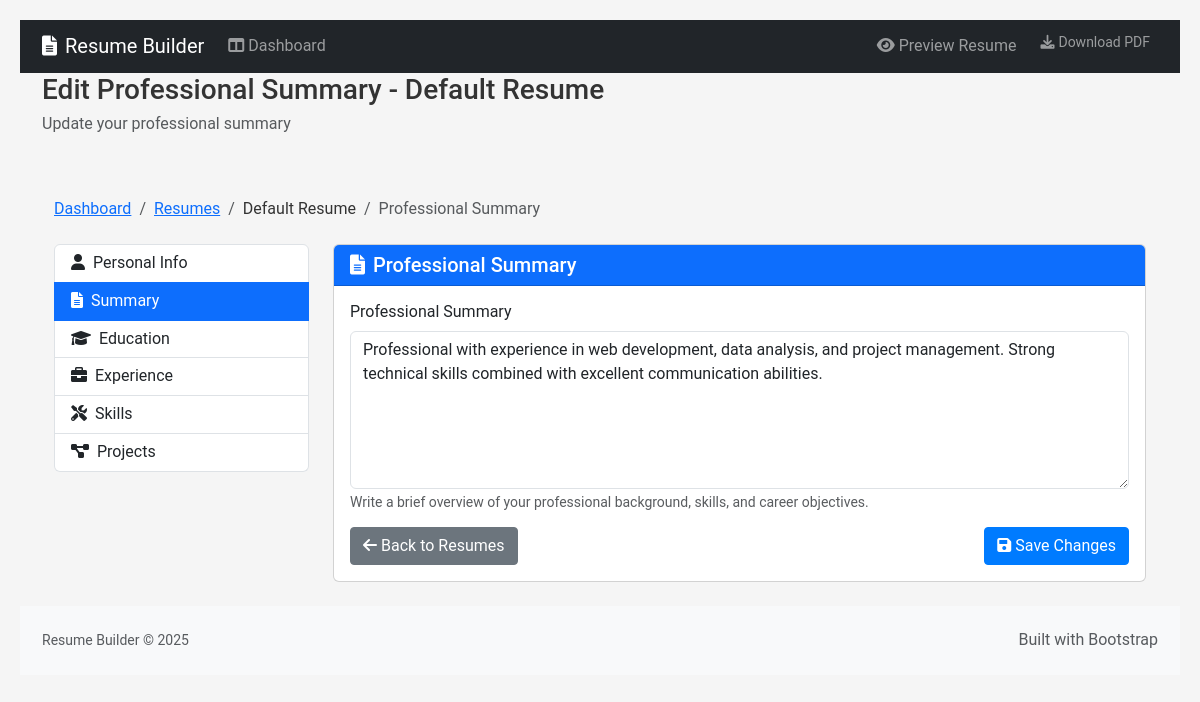
The page /edit_sections/summary.php on the database its author committed.
### tables this page shows
CREATE TABLE resumes (
                id INTEGER PRIMARY KEY,
                name TEXT NOT NULL,
                description TEXT,
                is_default INTEGER DEFAULT 0,
                created_at TIMESTAMP DEFAULT CURRENT_TIMESTAMP,
                updated_at TIMESTAMP DEFAULT CURRENT_TIMESTAMP
            );

CREATE TABLE summary (
                id INTEGER PRIMARY KEY,
                resume_id INTEGER,
                content TEXT NOT NULL,
                updated_at TIMESTAMP DEFAULT CURRENT_TIMESTAMP,
                FOREIGN KEY (resume_id) REFERENCES resumes(id) ON DELETE CASCADE
            );

### database/db.php (called while the page is built, shortened)
<?php
class ResumeDB {
    private $db;
    private static $instance = null;
    private function __construct() {
        $dbFile = __DIR__ . '/resume.sqlite';
        $createTables = !file_exists($dbFile);
        try {
            $this->db = new PDO('sqlite:' . $dbFile);
            $this->db->setAttribute(PDO::ATTR_ERRMODE, PDO::ERRMODE_EXCEPTION);
        } catch (PDOException $e) {
            die("Database connection failed: " . $e->getMessage());
        }
    }
    public static function getInstance() {
        if (self::$instance === null) {
            self::$instance = new ResumeDB();
        }
        return self::$instance;
    }
    public function querySingle($sql, $params = []) {
        try {
            $stmt = $this->db->prepare($sql);
            $stmt->execute($params);
            return $stmt->fetch(PDO::FETCH_ASSOC);
        } catch (PDOException $e) {
            die("Query failed: " . $e->getMessage());
        }
    }
}

### edit_sections/common.php (the view, shortened to what this page needs)
<?php
function getResumeId($db) {
    $resumeId = isset($_GET['resume_id']) ? (int)$_GET['resume_id'] : null;
    if (!$resumeId) {
        $defaultResume = $db->querySingle("SELECT id FROM resumes WHERE is_default = 1");
        $resumeId = $defaultResume ? $defaultResume['id'] : null;
    }
    return $resumeId;
}
function getResumeName($db, $resumeId) {
    $resume = $db->querySingle("SELECT name FROM resumes WHERE id = ?", [$resumeId]);
    return $resume ? $resume['name'] : 'Unknown Resume';
}
function displaySectionNav($resumeId, $currentSection) {
    $sections = [
        'personal_info' => ['name' => 'Personal Info', 'icon' => 'user'],
        'summary' => ['name' => 'Summary', 'icon' => 'file-alt'],
        'education' => ['name' => 'Education', 'icon' => 'graduation-cap'],
        'experience' => ['name' => 'Experience', 'icon' => 'briefcase'],
        'skills' => ['name' => 'Skills', 'icon' => 'tools'],
        'projects' => ['name' => 'Projects', 'icon' => 'project-diagram']
    ];
    echo '<div class="list-group mb-4">';
    foreach ($sections as $section => $info) {
        $activeClass = ($section === $currentSection) ? 'active' : '';
        echo sprintf(
            '<a href="%s.php?resume_id=%d" class="list-group-item list-group-item-action %s">
                <i class="fas fa-%s me-2"></i>%s
            </a>',
            $section,
            $resumeId,
            $activeClass,
            $info['icon'],
            $info['name']
        );
    }
    echo '</div>';
}
function displayBreadcrumbs($resumeName, $sectionName) {
    echo '<nav aria-label="breadcrumb" class="mb-4">
        <ol class="breadcrumb">
            <li class="breadcrumb-item"><a href="../admin.php">Dashboard</a></li>
            <li class="breadcrumb-item"><a href="resumes.php">Resumes</a></li>
            <li class="breadcrumb-item">' . htmlspecialchars($resumeName) . '</li>
            <li class="breadcrumb-item active">' . htmlspecialchars($sectionName) . '</li>
        </ol>
    </nav>';
}
    ?>

### includes/header.php (shortened to what this page needs)
<!DOCTYPE html>
<html lang="en">
<head>
    <link href="https://cdn.jsdelivr.net/npm/bootstrap@5.3.0-alpha1/dist/css/bootstrap.min.css" rel="stylesheet">
    <link href="https://cdnjs.cloudflare.com/ajax/libs/font-awesome/6.0.0/css/all.min.css" rel="stylesheet">
    <link rel="stylesheet" href="<?php echo str_contains($_SERVER['PHP_SELF'], 'edit_sections') ? '../style.css' : 'style.css'; ?>">
</head>
<body>
    <nav class="navbar navbar-expand-lg navbar-dark bg-dark mb-4">
        <div class="container">
            <a class="navbar-brand" href="<?php echo str_contains($_SERVER['PHP_SELF'], 'edit_sections') ? '../admin.php' : 'admin.php'; ?>">
                <i class="fas fa-file-alt me-2"></i>Resume Builder
            </a>
            <div class="collapse navbar-collapse" id="navbarMain">
                <ul class="navbar-nav me-auto">
                    <li class="nav-item">
                        <a class="nav-link" href="<?php echo str_contains($_SERVER['PHP_SELF'], 'edit_sections') ? '../admin.php' : 'admin.php'; ?>">
                            <i class="fas fa-columns me-1"></i>Dashboard
                        </a>
                    </li>
                </ul>
                <ul class="navbar-nav">
                    <?php if (isset($_GET['resume_id'])): ?>
                    <li class="nav-item">
                        <a class="nav-link" href="<?php echo str_contains($_SERVER['PHP_SELF'], 'edit_sections') ? '../index.php?resume_id=' . $_GET['resume_id'] : 'index.php?resume_id=' . $_GET['resume_id']; ?>">
                            <i class="fas fa-eye me-1"></i>Preview Resume
                        </a>
                    </li>
                    <li class="nav-item">
                        <a class="nav-link btn btn-sm btn-outline-light ms-2" href="<?php echo str_contains($_SERVER['PHP_SELF'], 'edit_sections') ? '../index.php?resume_id=' . $_GET['resume_id'] . '&download=true' : 'index.php?resume_id=' . $_GET['resume_id'] . '&download=true'; ?>">
                            <i class="fas fa-download me-1"></i>Download PDF
                        </a>
                    </li>
                    <?php else: ?>
                    <li class="nav-item">
                        <a class="nav-link" href="<?php echo str_contains($_SERVER['PHP_SELF'], 'edit_sections') ? '../index.php' : 'index.php'; ?>">
                            <i class="fas fa-eye me-1"></i>Preview Resume
                        </a>
                    </li>
                    <li class="nav-item">
                        <a class="nav-link btn btn-sm btn-outline-light ms-2" href="<?php echo str_contains($_SERVER['PHP_SELF'], 'edit_sections') ? '../index.php?download=true' : 'index.php?download=true'; ?>">
                            <i class="fas fa-download me-1"></i>Download PDF
                        </a>
                    </li>
                    <?php endif; ?>
                </ul>
            </div>
        </div>
    </nav>
    <div class="container">
        <?php if (isset($pageTitle)): ?>
        <div class="row mb-4">
            <div class="col-12">
                <h1 class="h3 mb-2"><?php echo $pageTitle; ?></h1>
                <?php if (isset($pageDescription)): ?>
                <p class="text-muted"><?php echo $pageDescription; ?></p>
                <?php endif; ?>
            </div>
        </div>
        <?php endif; ?>

### edit_sections/summary.php (shortened to what this page needs)
<?php
require_once '../database/db.php';
require_once 'common.php';
$db = ResumeDB::getInstance();
$resumeId = getResumeId($db);
$resumeName = getResumeName($db, $resumeId);
$summary = $db->querySingle("SELECT * FROM summary WHERE resume_id = ?", [$resumeId]);
$currentContent = $summary['content'] ?? '';
$pageTitle = 'Edit Professional Summary - ' . $resumeName;
$pageDescription = 'Update your professional summary';
require_once '../includes/header.php';
?>
<div class="container py-4">
    <?php displayBreadcrumbs($resumeName, 'Professional Summary'); ?>
    <div class="row">
        <div class="col-md-3">
            <?php displaySectionNav($resumeId, 'summary'); ?>
        </div>
        <div class="col-md-9">
            <div class="card">
                <div class="card-header bg-primary text-white">
                    <h5 class="card-title mb-0">
                        <i class="fas fa-file-alt me-2"></i>Professional Summary
                    </h5>
                </div>
                <div class="card-body">
                    <form method="post" class="needs-validation" novalidate>
                        <div class="mb-3">
                            <label for="content" class="form-label">Professional Summary</label>
                            <textarea class="form-control"
                                    id="content"
                                    name="content"
                                    rows="6"
                                    required><?php echo htmlspecialchars($currentContent); ?></textarea>
                            <div class="form-text">
                                Write a brief overview of your professional background, skills, and career objectives.
                            </div>
                        </div>
                        <div class="d-flex justify-content-between">
                            <a href="resumes.php" class="btn btn-secondary">
                                <i class="fas fa-arrow-left me-1"></i>Back to Resumes
                            </a>
                            <button type="submit" class="btn btn-primary">
                                <i class="fas fa-save me-1"></i>Save Changes
                            </button>
                        </div>
                    </form>
                </div>
            </div>
        </div>
    </div>
</div>
<?php require_once '../includes/footer.php'; ?>

### style.css (style rules this page uses)
* { font-family: "Roboto", "DejaVu Sans", "Helvetica", Arial, sans-serif; margin: 0; padding: 0; box-sizing: border-box; }
body { color: #333; line-height: 1.3; background: #f5f5f5; padding: 20px; }
.mb-4 { margin-bottom: 1.5rem !important; }
.navbar { margin-bottom: 0 !important; }
.btn { display: inline-block; font-weight: 400; text-align: center; vertical-align: middle; user-select: none; padding: 0.375rem 0.75rem; font-size: 1rem; line-height: 1.5; border-radius: 0.25rem; transition: color 0.15s ease-in-out, background-color 0.15s ease-in-out, border-color 0.15s ease-in-out, box-shadow 0.15s ease-in-out; }
.btn-primary { color: #fff; background-color: #007bff; border-color: #007bff; }
.btn-sm { padding: 0.25rem 0.5rem; font-size: 0.875rem; line-height: 1.5; border-radius: 0.2rem; }

### rows shown on the page
resumes: pageTitle "Edit Professional Summary - Default Resume"
summary: content "Professional with experience in web development, data analysis, and project management. Strong technical skills combined with excellent communication abilities."

### other values the page prints
$pageDescription "Update your professional summary"
$resumeName "Default Resume"
$sectionName "Professional Summary"
$info['name'] "Personal Info"
$info['name'] "Summary"
$info['name'] "Education"
$info['name'] "Experience"
$info['name'] "Skills"
$info['name'] "Projects"
